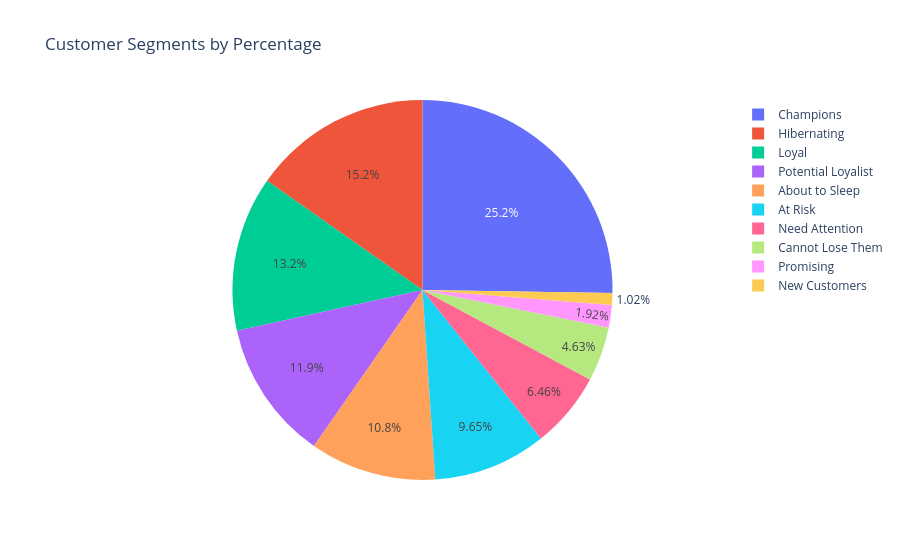

The cell this chart's notebook holds for it:
### Code cell
# pie chart
import plotly.express as px

fig = px.pie(profile, values = 'customers', names = 'segment', 
             title = 'Customer Segments by Percentage',
             hover_data = ['customers'])
fig.show()

### Figure 1 — Plotly figure (JSON) as saved in the notebook; plotly's stock layout.template omitted (floating-point values rounded to 4 significant figures)
{"data": [{"customdata": [[1484], [896], [776], [698], [632], [567], [380], [272], [113], [60]], "domain": {"x": [0, 1], "y": [0, 1]}, "hovertemplate": "segment=%{label}<br>customers=%{customdata[0]}<extra></extra>", "labels": ["Champions", "Hibernating", "Loyal", "Potential Loyalist", "About to Sleep", "At Risk", "Need Attention", "Cannot Lose Them", "Promising", "New Customers"], "legendgroup": "", "name": "", "showlegend": true, "type": "pie", "values": [1484, 896, 776, 698, 632, 567, 380, 272, 113, 60]}], "layout": {"legend": {"tracegroupgap": 0}, "title": {"text": "Customer Segments by Percentage"}}}
